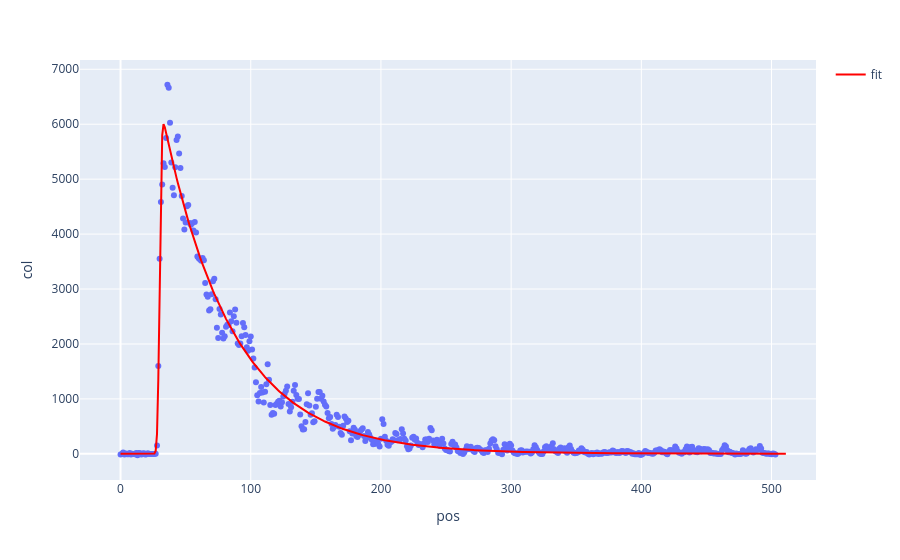

The notebook cell this image was saved under:
### Markdown cell above
event_id = 0の波形がプロットされた。<br>
これに、フィット結果をオーバーレイする。<br>
Sparkのプロットはplotlyというライブラリを使っているので、plotlyのgraph_objectをimportする。<br>
event_id=0のパラメータを取得するには、collect()関数を使う。<br>
事前にfilter()で行を、selectで列を選んでおけば、`[0][0]`のように最初の要素を取ってくればデータが得られる。

### Code cell
params0 = df2.filter("event_id==0").select("fit_params").collect()[0][0]
print(params0)

import plotly.graph_objects as go
x_fit = np.arange(0,512,1)
y_fit = model(x_fit, params0.amplitude, params0.t0,params0.decay)
fig.add_trace(go.Scatter(
    x=x_fit,
    y=y_fit,
    mode="lines",
    name="fit",
    line=dict(color='red', width=2)
))

### Figure 1 — Plotly figure (JSON) as saved in the notebook; plotly's stock layout.template omitted (floating-point values rounded to 4 significant figures; data arrays with more than 128 entries replaced by an {"elided": "..."} marker saying what was removed)
{"data": [{"hovertemplate": "pos=%{x}<br>col=%{y}<extra></extra>", "legendgroup": "", "marker": {"color": "#636efa", "symbol": "circle"}, "mode": "markers", "name": "", "orientation": "v", "showlegend": false, "type": "scatter", "x": {"elided": "504 int values"}, "xaxis": "x", "y": {"elided": "504 float values"}, "yaxis": "y"}, {"line": {"color": "red", "width": 2}, "mode": "lines", "name": "fit", "type": "scatter", "x": {"elided": "512 int values"}, "y": {"elided": "512 float values"}}], "layout": {"legend": {"tracegroupgap": 0}, "margin": {"t": 60}, "xaxis": {"anchor": "y", "domain": [0, 1], "title": {"text": "pos"}}, "yaxis": {"anchor": "x", "domain": [0, 1], "title": {"text": "col"}}}}
